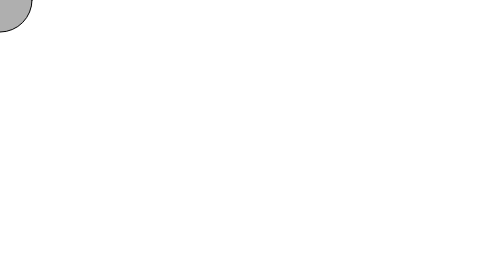
Frame 1 (no input)
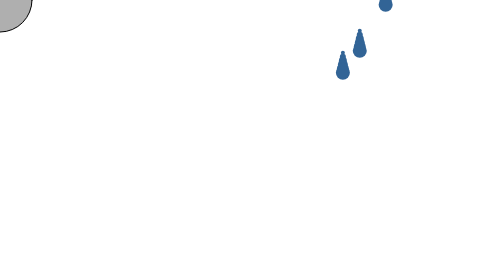
Frame 60 (no input)
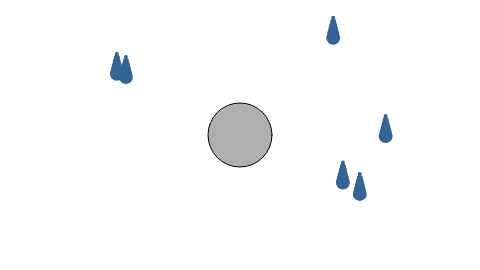
Frame 120 (the mouse pressed at the canvas centre since frame 60)

The p5.js sketch that drew these frames (run headless with seeded random() and noise() and a simulated clock; from frame 60 on, the mouse is pressed at the canvas centre):

// p5.js sketch
// ── sketch.js
// Learning Processing
// Daniel Shiffman
// http://www.learningprocessing.com

// Example 10-10: The raindrop catching game

var catcher;    // One catcher object
var timer;        // One timer object
var drops;       // An array of drop objects
var totalDrops = 0; // totalDrops

function setup() {
  createCanvas(480, 270);
  catcher = new Catcher(32); // Create the catcher with a radius of 32
  drops = [];                // Create empty array
  timer = new Timer(300);    // Create a timer that goes off every 300 milliseconds
  timer.start();             // Starting the timer
}

function draw() {
  background(255);

  // Set catcher location
  catcher.setLocation(mouseX, mouseY); 
  // Display the catcher
  catcher.display(); 

  // Check the timer
  if (timer.isFinished()) {
    // Deal with raindrops
    // Initialize one drop
    drops[totalDrops] = new Drop();
    // Increment totalDrops
    totalDrops ++ ;
    // If we hit the end of the array
    if (totalDrops >= 1000) {
      totalDrops = 0; // Start over
    }
    timer.start();
  }

  // Move and display all drops
  for (var i = 0; i < totalDrops; i++ ) {
    drops[i].move();
    drops[i].display();
    if (catcher.intersect(drops[i])) {
      drops[i].caught();
    }
  }
}


// ── catcher.js
// Learning Processing
// Daniel Shiffman
// http://www.learningprocessing.com

// Example 10-10: The raindrop catching game

function Catcher(tempR) {
  this.r = tempR; // radius
  this.col = color(50, 10, 10, 150);
  this.x = 0;     // location
  this.y = 0;

  this.setLocation = function(tempX, tempY) {
    this.x = tempX;
    this.y = tempY;
  }

  this.display = function() {
    stroke(0);
    fill(175);
    ellipse(this.x, this.y, this.r*2, this.r*2);
  }

  // A function that returns true or false based on
  // if the catcher intersects a raindrop
  this.intersect = function(d) {
    // Calculate distance
    var distance = dist(this.x, this.y, d.x, d.y); 

    // Compare distance to sum of radii
    if (distance < this.r + d.r) { 
      return true;
    } else {
      return false;
    }
  }

}



// ── drop.js
// Learning Processing
// Daniel Shiffman
// http://www.learningprocessing.com

// Example 10-10: The raindrop catching game

function Drop() {
  this.r = 8;                 // All raindrops are the same size
  this.x = random(width);     // Start with a random x location
  this.y = -this.r*4;              // Start a little above the window
  this.speed = random(1, 5);   // Pick a random speed
  this.c = color(50, 100, 150); // Color

  // Move the raindrop down
  this.move = function() {
    // Increment by speed
    this.y += this.speed;
  }

  // Check if it hits the bottom
  this.reachedBottom = function() {
    // If we go a little beyond the bottom
    if (this.y > height + this.r*4) { 
      return true;
    } else {
      return false;
    }
  }

  // Display the raindrop
  this.display = function() {
    // Display the drop
    fill(this.c);
    noStroke();
    // Display the drop
    for (var i = 2; i < this.r; i++ ) {
      ellipse(this.x, this.y + i*4, i*2, i*2);
    }
  }

  // If the drop is caught
  this.caught = function() {
    // Stop it from moving by setting speed equal to zero
    this.speed = 0; 
    // Set the location to somewhere way off-screen
    this.y = -1000;
  }
}


// ── timer.js
// Learning Processing
// Daniel Shiffman
// http://www.learningprocessing.com

// Example 10-5: Object-oriented timer

function Timer(tempTotalTime) {
  this.savedTime = 0;        // When Timer starts
  this.totalTime = tempTotalTime; // How long Timer should last

  // Starting the timer
  this.start = function() {
    // When the timer starts it stores the current time in milliseconds.
    this.savedTime = millis();
  }

  // The function isFinished() returns true if 5,000 ms have passed. 
  // The work of the timer is farmed out to this method.
  this.isFinished = function() { 
    // Check how much time has passed
    var passedTime = millis() - this.savedTime;
    if (passedTime > this.totalTime) {
      return true;
    } else {
      return false;
    }
  }
}
